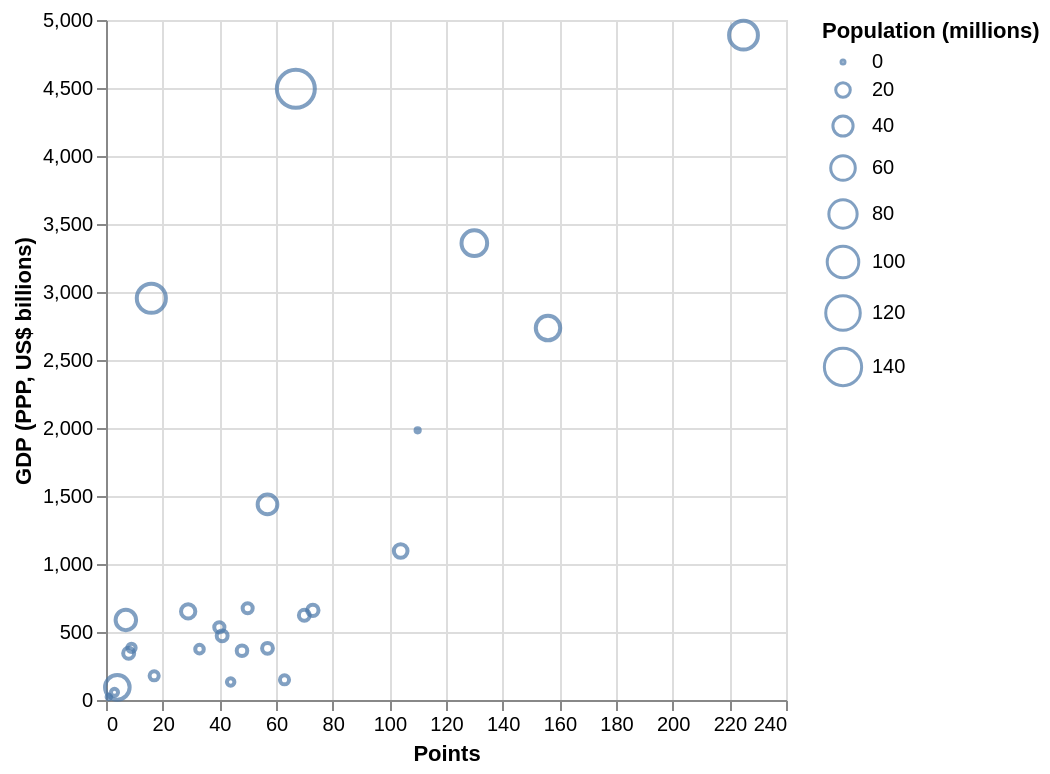

Write a Vega-Lite specification for this figure.
### Vega-Lite specification from a JSON file in a GitHub repository (floating-point values rounded to 4 significant figures)
{"$schema": "https://vega.github.io/schema/vega-lite/v5.json", "description": "A bubbleplot showing horsepower on x, miles per gallons on y, and binned acceleration on size.", "data": {"values": [{"Country": "Austria", "Population (millions)": "8.946", "GDP(PPP, US$ billion)": "534.57", "Points": "40"}, {"Country": "Belgium", "Population (millions)": "11.555", "GDP(PPP, US$ billion)": "659.25", "Points": "73"}, {"Country": "Bosnia and Herzegovina", "Population (millions)": "3.481", "GDP(PPP, US$ billion)": "56.65", "Points": "3"}, {"Country": "Bulgaria", "Population (millions)": "6.839", "GDP(PPP, US$ billion)": "178.16", "Points": "17"}, {"Country": "Croatia", "Population (millions)": "4.034", "GDP(PPP, US$ billion)": "132.62", "Points": "44"}, {"Country": "Czech Republic", "Population (millions)": "10.495", "GDP(PPP, US$ billion)": "471.76", "Points": "41"}, {"Country": "Denmark", "Population (millions)": "5.84", "GDP(PPP, US$ billion)": "374.03", "Points": "33"}, {"Country": "France", "Population (millions)": "65.447", "GDP(PPP, US$ billion)": "3358.91", "Points": "130"}, {"Country": "Germany", "Population (millions)": "83.196", "GDP(PPP, US$ billion)": "4888.36", "Points": "225"}, {"Country": "Greece", "Population (millions)": "10.679", "GDP(PPP, US$ billion)": "344.17", "Points": "8"}, {"Country": "Hungary", "Population (millions)": "9.731", "GDP(PPP, US$ billion)": "362", "Points": "48"}, {"Country": "Iceland", "Population (millions)": "0.369", "GDP(PPP, US$ billion)": "22.12", "Points": "1"}, {"Country": "Italy", "Population (millions)": "59.236", "GDP(PPP, US$ billion)": "2734.61", "Points": "156"}, {"Country": "Netherlands", "Population (millions)": "17.475", "GDP(PPP, US$ billion)": "1095.45", "Points": "104"}, {"Country": "Norway", "Population (millions)": "5.415", "GDP(PPP, US$ billion)": "383.373", "Points": "9"}, {"Country": "Poland", "Population (millions)": "37.84", "GDP(PPP, US$ billion)": "1437.81", "Points": "57"}, {"Country": "Portugal", "Population (millions)": "10.292", "GDP(PPP, US$ billion)": "379.69", "Points": "57"}, {"Country": "Romania", "Population (millions)": "19.202", "GDP(PPP, US$ billion)": "651.64", "Points": "29"}, {"Country": "Russia", "Population (millions)": "145.558", "GDP(PPP, US$ billion)": "4494.22", "Points": "67"}, {"Country": "Serbia", "Population (millions)": "6.872", "GDP(PPP, US$ billion)": "148.68", "Points": "63"}, {"Country": "Slovenia", "Population (millions)": "60.143", "GDP(PPP, US$ billion)": "93.14", "Points": "4"}, {"Country": "Spain", "Population (millions)": "0.182", "GDP(PPP, US$ billion)": "1983.11", "Points": "110"}, {"Country": "Sweden", "Population (millions)": "10.452", "GDP(PPP, US$ billion)": "622.83", "Points": "70"}, {"Country": "Switzerland", "Population (millions)": "8.67", "GDP(PPP, US$ billion)": "674.01", "Points": "50"}, {"Country": "Turkey", "Population (millions)": "84.68", "GDP(PPP, US$ billion)": "2953.94", "Points": "16"}, {"Country": "Ukraine", "Population (millions)": "41.077", "GDP(PPP, US$ billion)": "588.45", "Points": "7"}]}, "height": 340, "width": 340, "mark": "point", "encoding": {"x": {"field": "Points", "type": "quantitative"}, "y": {"field": "GDP(PPP, US$ billion)", "type": "quantitative", "title": "GDP (PPP, US$ billions)"}, "tooltip": [{"field": "Country", "type": "nominal"}, {"field": "GDP(PPP, US$ billion)", "type": "quantitative"}, {"field": "Population (millions)", "type": "quantitative"}], "size": {"field": "Population (millions)", "type": "quantitative"}}, "config": {}}
